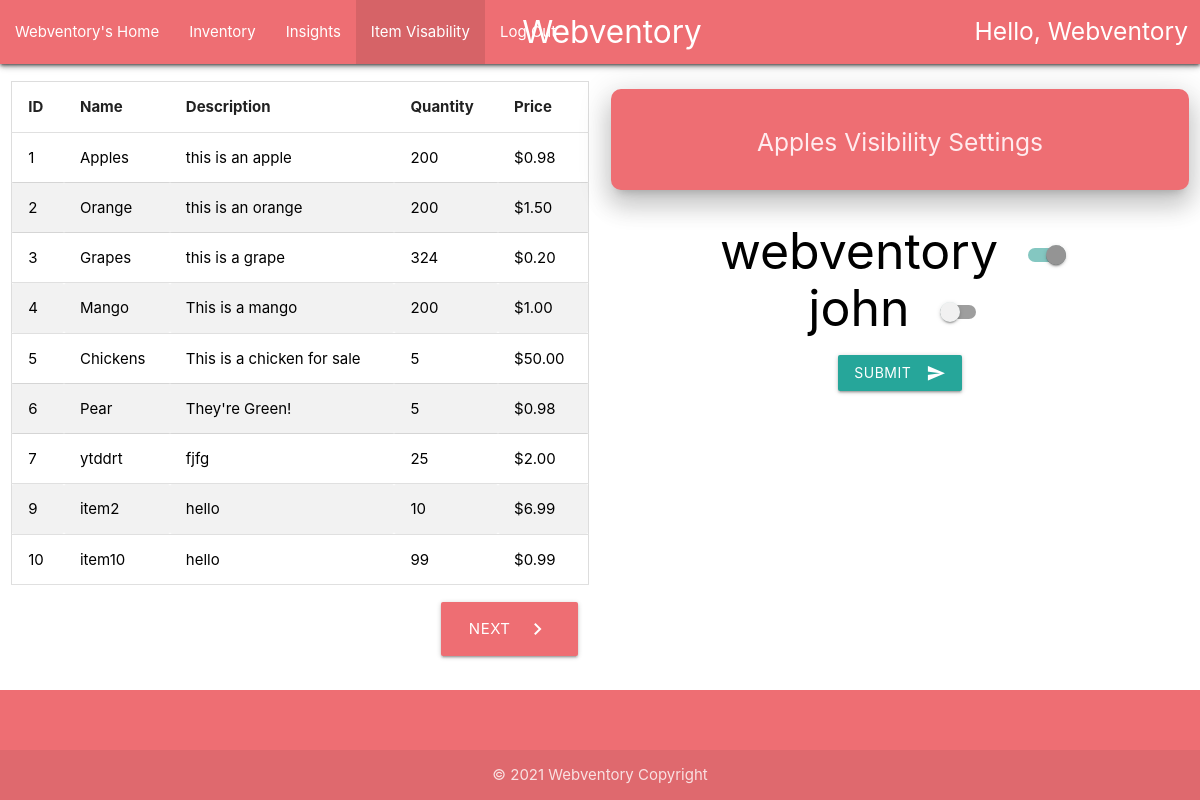
/userVisability/1/ (signed in), run on an earlier commit of the app's database.
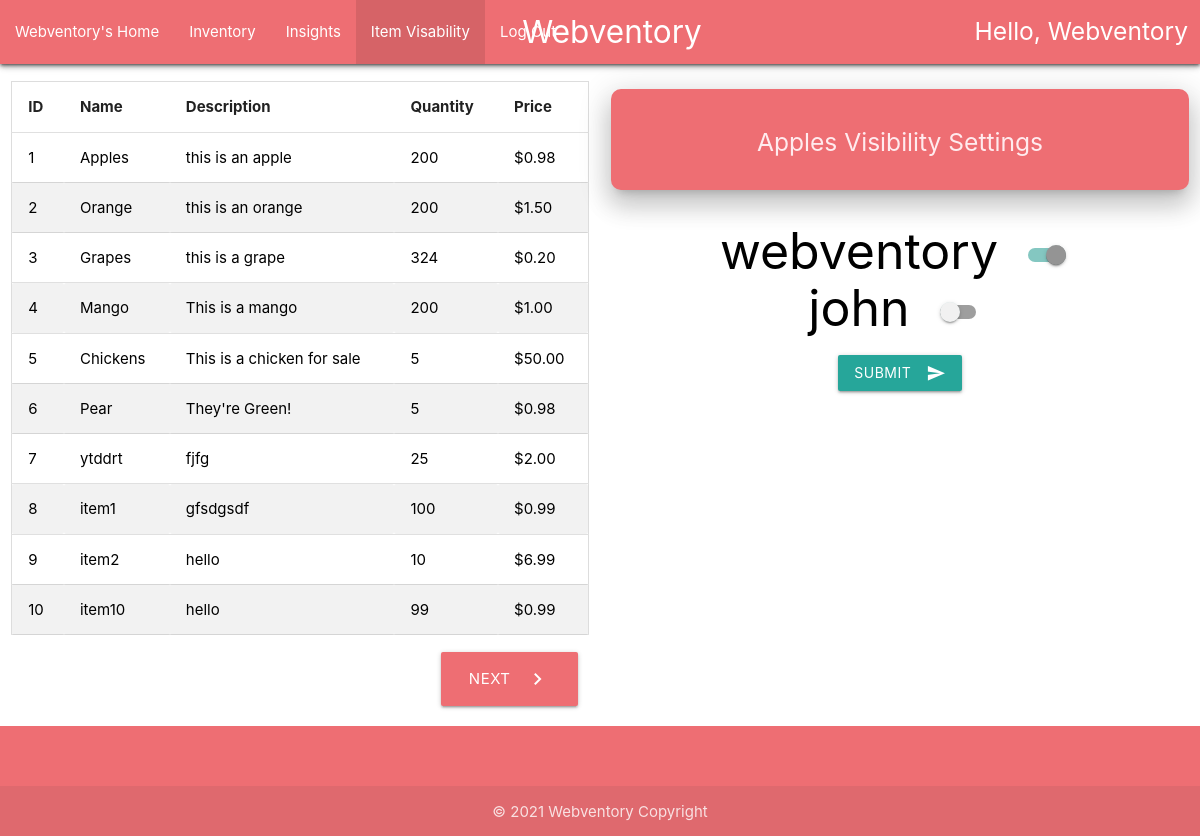
And on a later commit of the database.
### home/models.py (models this page shows, shortened)
class Item(models.Model):
    id: int = models.AutoField(unique=True, primary_key=True)
    name: str = models.CharField(max_length=30)
    description: str = models.CharField(max_length=100)
    quantity: int = models.IntegerField()
    price: float = models.DecimalField(max_digits=9, decimal_places=2)
    user_visibility: str = models.TextField()
    def get_user_visibility(self) -> List[str]:
        return self.user_visibility.split(',')
    def owner(self) -> str:
        return self.user_visibility.split(',')[0]

class User(AbstractUser):
    username: str = models.CharField(max_length=30, unique=True)
    email: str = models.CharField(max_length=100)
    password: str = models.CharField(max_length=30)
    def __str__(self) -> str:
        return self.username

### home/views.py (the view, shortened to what this page needs)
# urls.py: path('userVisability/', views.user_users),
@login_required(login_url='/login')
def user_users(request, item_id=0, item_range=10) -> render:
    item: Item = str()
    user_visibility: str = str()
    item_msg: str = str()
    users: List[str] = [str(user) for user in User.objects.all()]
    if(item_id != 0):
        user_visibility = Item.objects.get(
            id=item_id).user_visibility.split(',')
        item = Item.objects.get(id=item_id)
        item_msg = item.name + " Visibility Settings"
    items: Item = Item.objects.filter(id__range=(
        (item_range - 10), item_range), user_visibility__contains=f'{request.user},').select_related()
    return render(request, 'home/userHomeVisability.html', {"username": str(request.user).title(), "items": items, "item_id": item_id, "item_range": item_range, "item": item, "users": users, "msg": "Select an item to modify user visability.", "item_msg": item_msg})

### home/templates/home/userHomeVisability.html (shortened to what this page needs)
{% extends 'home/userHome.html' %}
{% block content %}
{% include "home/navbar.html" with users="active" %}
<div class="container-fluid">
    <div class="row" style="padding-bottom: 0; margin-bottom: 0;">
        <div class="col s6">
            {% include "home/inventoryTable.html" with rootPage="userVisability" %}
        </div>
        <div class="col s6 center">
            {% if item and user.username in item.get_user_visibility %}
            {% include "home/card.html" with msg=item_msg %}
            <br>
            <form action='/userVisability/{{item_id}}/{{item_range}}/' name="viewForm" method="post">
                {% for userVisable in users %}
                {% if userVisable == item.owner %}
                <div class="switch">
                    <label style="font-size:50px; color: black;">
                        {{userVisable}}
                        <span class="lever"></span>
                    </label>
                </div>
                {% else %}
                <div class="switch">
                    <label style="font-size:50px; color: black;">
                        {{userVisable}}
                        <span class="lever"></span>
                    </label>
                </div>
                {% endif %}
                {% endfor %}
                <br>
                <button class="btn waves-effect waves-light" type="submit" name="action">Submit
                    <i class="material-icons right">send</i>
                </button>
            </form>
            {% else %}
            {% include "home/card.html" %}
            {% endif %}
        </div>
    </div>
    <div class="row">
        <div class="col s6">
            {% include 'home/tableNav.html' with inventory="inventory" rootPage="userVisability" %}
        </div>
    </div>
    {% load static %}
    {% endblock %}

### home/templates/home/navbar.html (shortened to what this page needs)
<div style="width: 100%">
  <nav>
    <div class="nav-wrapper row s12 z-depth-2">
      <a href="/" class="brand-logo center" style="padding-left: 2%">Webventory</a>
      <ul class="left hide-on-med-and-down">
        <li class="{{home}}"><a href="/userHome">{{username}}'s Home</a></li>
        <li class="{{inventory}}"><a href="/userInventory">Inventory</a></li>
        <li class="{{insights}}"><a href="/userInsights">Insights</a></li>
        <li class="{{users}}"><a href="/userVisability">Item Visability</a></li>
        <li><a href="/logout">Log Out</a></li>
      </ul>
      <h5 class="right" style="padding-right: 1%; padding-top: 0.125%">
        Hello, {{username}}
      </h5>
    </div>
  </nav>
</div>

### home/templates/home/inventoryTable.html
<br>
{% if items %}
<table id="myTable">
    <thead>
        <tr>
            <th scope="col">ID</th>
            <th scope="col">Name</th>
            <th scope="col">Description</th>
            <th scope="col">Quantity</th>
            <th scope="col">Price</th>
        </tr>
    </thead>
    <tbody>
        {% for item in items %}
        {% if user.username in item.get_user_visibility %}
        <tr>
            <td><a style="color: black" href="/{{rootPage}}/{{item.id}}">
                    {{ item.id }}
                </a></td>
            <td><a style="color: black" href="/{{rootPage}}/{{item.id}}">
                    {{ item.name }}
                </a></td>
            <td><a style="color: black" href="/{{rootPage}}/{{item.id}}">
                    {{ item.description }}
                </a></td>
            <td><a style="color: black" href="/{{rootPage}}/{{item.id}}">
                    {{ item.quantity }}
                </a></td>
            <td><a style="color: black" href="/{{rootPage}}/{{item.id}}">
                    ${{ item.price|floatformat:2 }}
                </a></td>
        </tr>
        {% endif %}
        {% endfor %}
    </tbody>
</table>
{% elif item_range == 20 %}
<h4>No items in Inventory.</h4>
{% else %}
<h4>No Items Left.</h4>
{% endif %}
<br>

What changed in the data, as far as the page shows it:
now on this page (row edited): Item: id "8", name "item1", description "gfsdgsdf", quantity "100", price "0.99"
